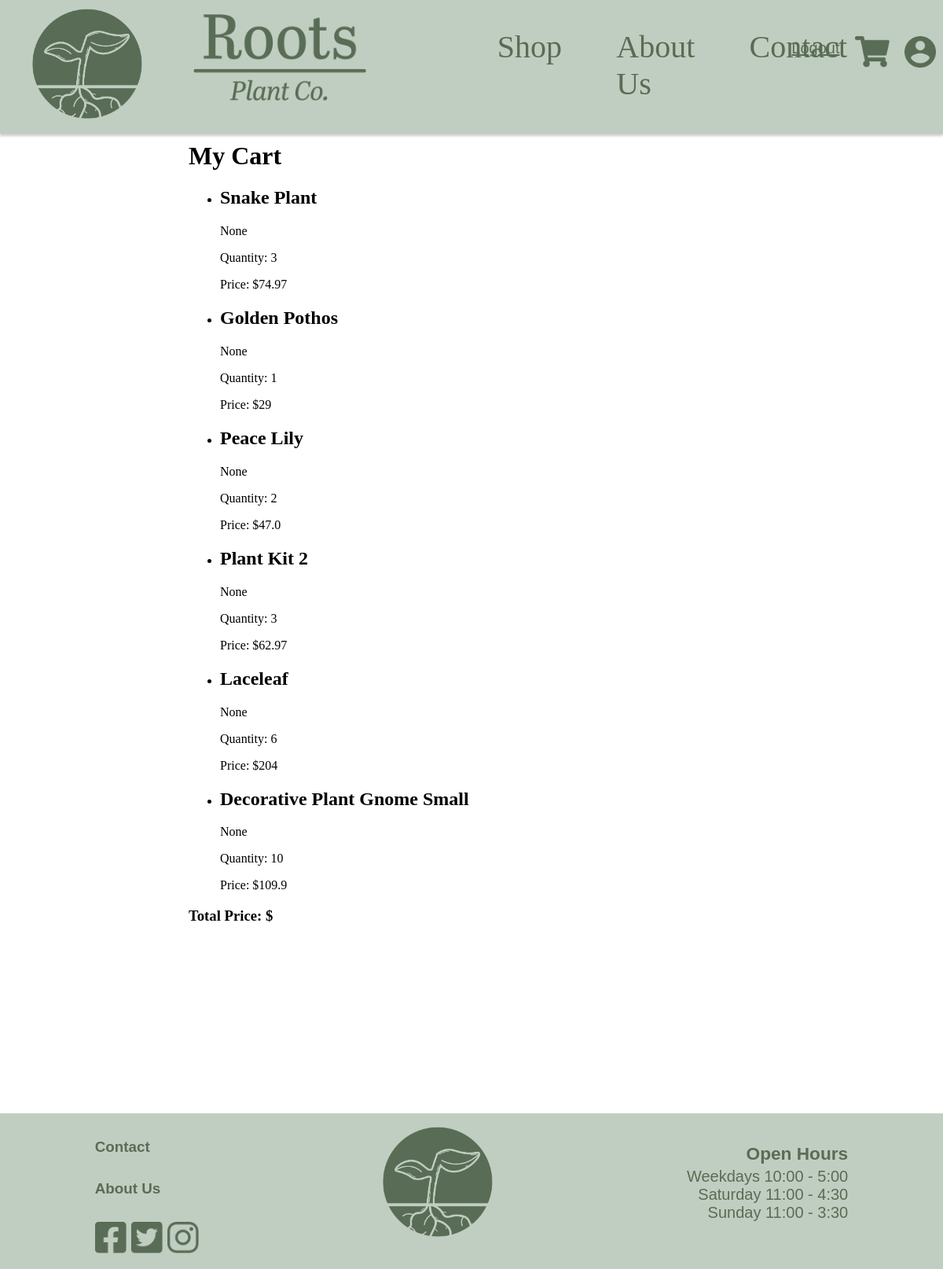
Before: /viewCart (signed in) with the older database file.
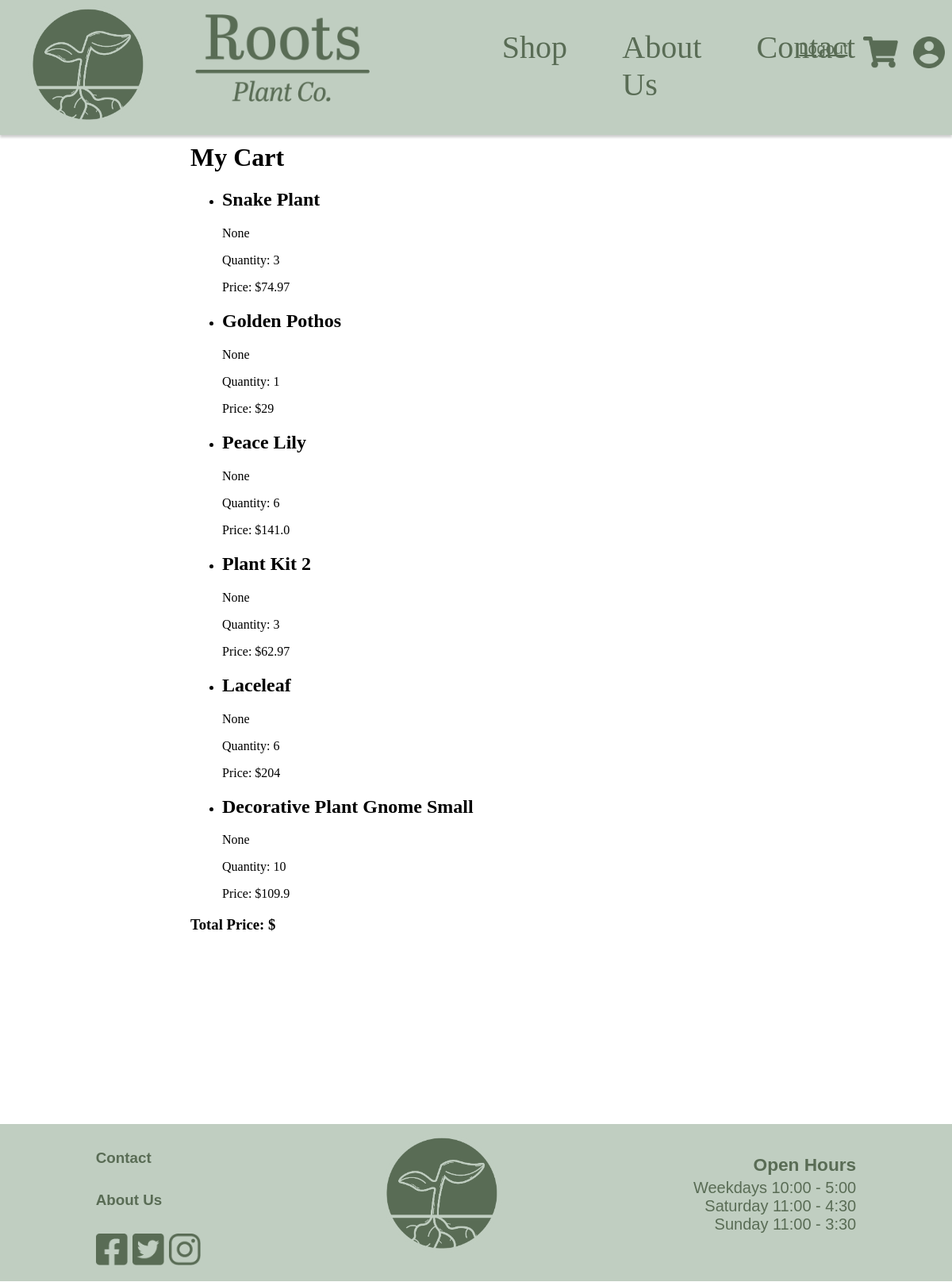
After: the same page with the newer database file.
### Website/models.py (models this page shows)
class UserCart(db.Model):
    __tablename__ = 'UserCart'
    id = db.Column(db.Integer, primary_key=True, autoincrement=True)
    userId = db.Column(db.Integer, db.ForeignKey('user.id'), nullable=False)
    productId = db.Column(db.Integer, db.ForeignKey('shopProducts.id'), nullable=False)
    quantity = db.Column(db.Integer, nullable=False, default=1)
    shopproduct = db.relationship('ShopProducts')
    user = db.relationship('User')

class ShopProducts(db.Model):
    __tablename__ = 'shopProducts'
    id = db.Column(db.Integer, primary_key=True)
    name = db.Column(db.String(150), nullable=False) #Is required
    summary = db.Column(db.String(500), nullable=True)
    description = db.Column(db.String(1000), nullable=True)
    price = db.Column(db.Integer, nullable=False) #Is required
    stock = db.Column(db.Integer, nullable=False) #Is required
    category = db.Column(db.String(150), nullable=False) #Is required
    subCategory = db.Column(db.String(150), nullable=True)
    subSubCategory = db.Column(db.String(150), nullable=True)
    imageUrl = db.Column(db.String(150), nullable=False) #Is required
    userId = db.Column(db.Integer, db.ForeignKey('user.id'))

### Website/views.py (the view)
@views.route('/viewCart', methods=['GET'])
@login_required
def viewCart():
    cartItems = UserCart.query.filter_by(userId=current_user.id).all()
    totalPrice = sum(item.shopproduct .price * item.quantity for item in cartItems)
    return render_template('viewCart.html', user=current_user, cartItems=cartItems, totalPrice=totalPrice)

### Website/templates/viewCart.html
{% extends "navBase.html" %}
{% block content %}
<h1>My Cart</h1>
<div class="cart">
    {% if cartItems %}
    <ul>
        {% for item in cartItems %}
        <li>
            <h2>{{ item.shopproduct.name }}</h2>
            <p>{{ item.shopproduct.description }}</p>
            <p>Quantity: {{ item.quantity }}</p>
            <p>Price: ${{ item.shopproduct.price * item.quantity }}</p>
        </li>
        {% endfor %}
    </ul>
    <h3>Total Price: ${{ total_price }}</h3>
    {% else %}
    <p>Your cart is empty.</p>
    {% endif %}
</div>
{% endblock %}

### Website/templates/navBase.html (shortened to what this page needs)
<!DOCTYPE html>
<html>
    <head>
        <link rel="stylesheet" href="{{ url_for('static', filename='css/navBase.css') }}">
        <link rel="stylesheet" href="https://use.typekit.net/btr0hfq.css">
    </head>
    <body>
        <nav class="navBar">
            <div class="navBarMain">
                <a class="navBarLogoIcon" href="/">
                    <img height="150px" src="{{ url_for('static', filename='iconLogo.png') }}">
                </a>
                <a class="navBarLogoType" href="/">
                    <img height="110px" src="{{ url_for('static', filename='typographicLogo.png') }}">
                </a>
                <div class="navBarCategories">
                    <a class="navItem" id="shop" href="/shop">Shop</a>
                    <a class="navItem" id="aboutUs" href="/aboutUs">About Us</a>
                    <a class="navItem" id="contact" href="{{ url_for('contact.contact')}}">Contact</a>
                </div>
                {% if user.is_authenticated %}
                <div class="loggedSection">
                    <a class="loggedLinks" id="logout" href="/logout">Logout</a>
                    <a class="loggedIcons" href="/viewCart">
                        <img height="40px" src="{{ url_for('static', filename='shoppingCart.png')  }}">
                    </a>
                    <a class="loggedIcons" href="/accountDetails">
                        <img height="40px" src="{{ url_for('static', filename='accountIcon.png') }}">
                    </a>
                </div>
                {% else %}
                <div class="loginSection">
                    <a class="loginLinks" id="login" href="/login">Login</a>
                    <a class="loginLinks" id="signUp" href="/signUp">Sign up</a>
                </div>
                {% endif %}
            </div>
        </nav>
        <div class="container">
            {% block content %}
            {% endblock %}
        </div>
        <footer class="footer">
            <div class="footerMain">
                <div class="column1">
                    <a class="column1Text" href="/shop"><h5>Contact</h5></a>
                    <a class="column1Text" href="/shop"><h5>About Us</h5></a>
                    <ul class="socialMedias">
                        <li class="socialMediaItems">
                            <a href="/shop"><img height="40px" src="{{ url_for('static', filename='facebookIcon.png') }}"></a>
                        </li>
                        <li class="socialMediaItems" href="#">
                            <a href="/shop"><img height="40px" src="{{ url_for('static', filename='twitterIcon.png') }}"></a>
                        </li>
                        <li class="socialMediaItems" href="#">
                            <a href="/shop"><img height="40px" src="{{ url_for('static', filename='instaIcon.png') }}"></a>
                        </li>
                    </ul>
                </div>
                <a class="footerLogo" href="/">
                    <img height="150px" src="{{ url_for('static', filename='iconLogo.png') }}">
                </a>
                <div class="openHours">
                    <h5 class="openHoursTitle">Open Hours</h5>
                    <ul class="openHoursList">
                        <li>Weekdays 10:00 - 5:00</li>
                        <li>Saturday 11:00 - 4:30</li>
                        <li>Sunday 11:00 - 3:30</li>
                    </ul>
                </div>
            </div>
        </footer>
    </body>
</html>

### Website/static/css/navBase.css (style rules this page uses)
body, html { margin: 0%; padding: 0%; background-image: url(/static/background.jpg); background-size: cover; background-attachment: fixed; background-position: center; background-repeat: no-repeat; }
nav { height: 170px; }
.navBar { background-color: #C0CEC1; position: fixed; width: 100%; top: 0; box-shadow: 0px 3px 3px rgba(0, 0, 0, 0.2); }
.navBarMain { display: flex; }
.navBarLogoIcon { margin-top: 0.5%; margin-left: 3%; margin-right: 0%; padding: 0%; }
.navBarLogoType { margin-left: 5%; margin-right: 0%; margin-top: 1.5%; padding: 0%; }
.navBarCategories { display: flex; margin-top: 3%; margin-left: 11%; margin-right: 0%; width: 50%; padding: 0%; height: fit-content; }
.navItem { font-family: abril-titling, serif; font-style: normal; font-weight: 400; color: #596C55; font-size: 30pt; text-decoration: none; margin-left: 9%; margin-right: 9%; }
.loggedSection { margin-top: 3.5%; margin-left: 2%; display: block; width: 300px; display: flex; }
.loggedLinks { font-family: "brandon-grotesque", sans-serif; font-weight: 400; font-style: normal; color: #596C55; font-size: 15pt; margin-right: 10%; margin-top: 4%; }
.loggedIcons { margin-top: 2%; margin-right: 10%; text-decoration: none; }
.container { margin-left: 20%; margin-right: 20%; margin-top: 15%; }
.footerMain { height: 20%; display: flex; background-color: #C0CEC1; justify-content: space-around; bottom: 0; width: 100%; margin-top: 20%; }
.column1 { display: inline; }
.column1Text { font-family: "brandon-grotesque", sans-serif; font-weight: 400; font-style: normal; color: #596C55; font-size: 17pt; text-decoration: none; }
.socialMedias { display: flex; list-style: none; padding: 0%; justify-content: space-around; }
.socialMediaItems { margin-right: 5%; }
.footerLogo { margin-top: 1%; }
.openHours { font-family: "brandon-grotesque", sans-serif; font-weight: 400; font-style: normal; color: #596C55; font-size: 15pt; text-decoration: none; text-align: right; }
.openHoursTitle { margin-bottom: 2%; font-size: 17pt; }
.openHoursList { list-style: none; margin-left: 0%; padding-left: 0%; margin-top: 0%; }

Changed rows visible on the page:
changed UserCart "Peace Lily": quantity "2" → "6"; item.shopproduct.price*item.quantity "47.0" → "141.0"
